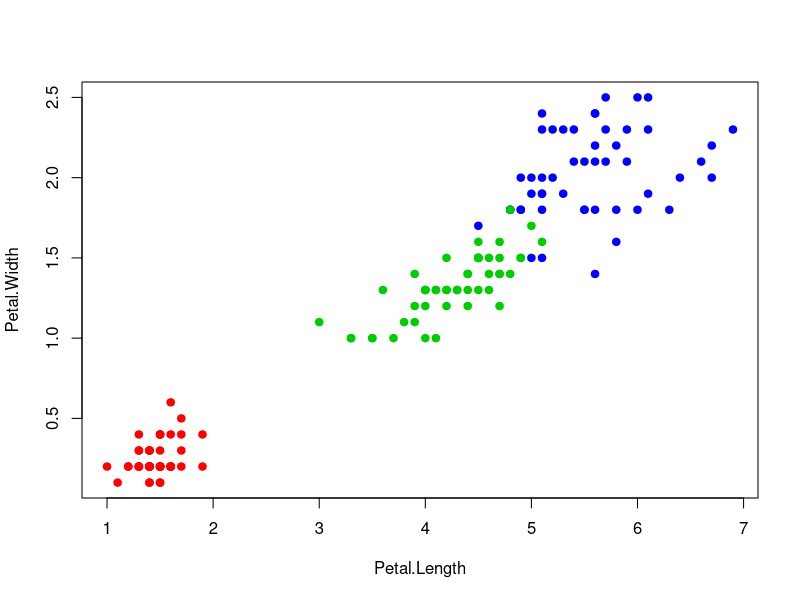
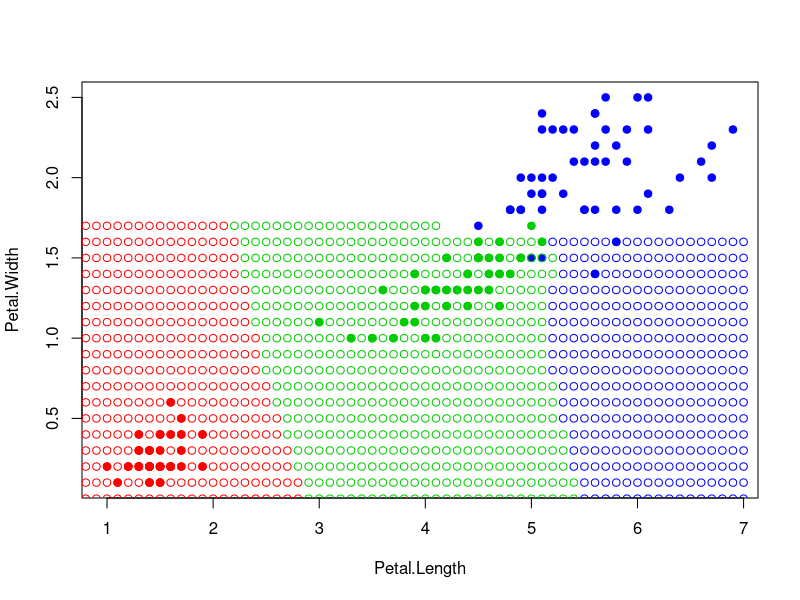

R code for these plots, in order: (Note: a time limit stopped this script after it produced the figures.)
## Евклидово расстояние
euclideanDistance <- function(u, v)# u-первая координата, v-вторая(параметры фунцкии расстояния) 
{
  sqrt(sum((u - v)^2)) # корень от(суммы(sum) квадратов разностей координат двух точек)
}


# присваиваем цвета: каждому классу- соответствующий
colors <- c("setosa" = "red", "versicolor" = "green3", "virginica" = "blue")

# инициализация выборки ирисов
iris30 = iris[sample(c(1:150), replace=FALSE), 3:5] #3 колонка - длина лепестка, 4 - ширина лепестка, 5 - класс ириса

# отрисовка выборки ирисов
plot(iris30[, 1:2], pch = 21, bg = colors[iris30$Species], col = colors[iris30$Species]) #1 колонка - длина, 2 - ширина лепестка
xl <- iris30[, 1:3] #1 колонка - длина, 2 - ширина лепестка, 3 - класс ириса



## Сортируем объекты согласно расстояния до объекта z()
sortObjectsByDist <- function(xl, z, metricFunction = euclideanDistance) #параметры функции сортировки: ирис, точка, функция расстояния
{
  # определяем размерность выборки xl, [1]-строки, [2]-столбцы
  l <- dim(xl)[1] # количество строк, они равны числу ирисов
  n <- dim(xl)[2] - 1 # количество столбцов(здесь размеры лепестков ирисов), -1, так как последний столбец - это класс
  
  ## Создаём матрицу расстояний
  distances <- matrix(NA, l, 2) # l - это кол-во строк, 2 - это кол-во стобцов; NA значит, что матрица создаётся сначала пустой
  
  for (i in 1:l) #i варьируется от 1 до l, а l у нас 150, как ирисов
  {
    # в i-ою строку distances, во все столбцы(можно было написать 1:2) инициализируется:
    distances[i, ] <- c(i, metricFunction(xl[i, 1:n], z)) # расстояние от ириса i до точки z
    # в первом столбце i - номер ириса, во втором - metricFunction(расстояние до него от точки z)
  }
  ## Сортируем
  orderedXl <- xl[order(distances[, 2]), ] # отсортированная выборка по расстояниям
  # order сортирует выборку, используя все строки и второй столбец ditances,
  # в котором хранятся расстояния от ирисов, до каждой точки z.!После запятой все столбцы(они же параметры ирисов)
  return (orderedXl);
}



## Применяем метод kNN
kNN <- function(xl, z, k, q)
{
  ## Сортируем выборку согласно классифицируемого объекта
  orderedXl <- sortObjectsByDist(xl, z)
  n <- dim(orderedXl)[2] - 1 # 2  стобец содержит классы ирисов
  v1 <- c('setosa', 'versicolor', 'virginica')
  v2 <- c(0,0,0)
  
  for(i in 1:k){ 
    orderedXl[i, 4] = q^i 
  } 
  
  a=n+1 
  b=n+2 
  classes <- orderedXl[1:k, a:b]
  
  v2[1]=sum(classes[classes$Species=='setosa', 2])
  v2[2]=sum(classes[classes$Species=='versicolor', 2])
  v2[3]=sum(classes[classes$Species=='virginica', 2])
  
  amo <- cbind(v1,v2)
  
  class <- v1[which.max(v2)]
  return (class) 
  
}


## Рисуем выборку
colors <- c("setosa" = "red", "versicolor" = "green3", "virginica" = "blue")
plot(iris[, 3:4], pch = 21, bg = colors[iris$Species], col = colors[iris$Species])


## Классификация одного заданного объекта
for (ytmp in seq(0, 3, by=0.1)){
  for (xtmp in seq(0, 7, by=0.1)){
    
    z <- c(xtmp, ytmp)
    xl <- iris[, 3:5]
    class <- kNN(xl, z, k=6, q=0.8)
    points(z[1], z[2], pch = 1, col = colors[class]) #красит точку в цвет опред. класса
  }
}
